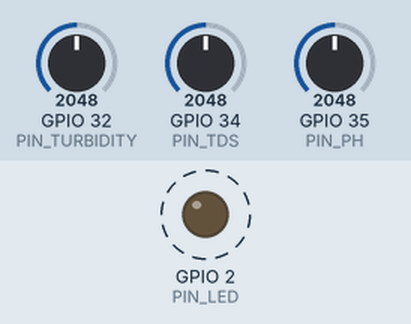
Simulated run of this sketch. Board: ESP32. On the bench: output pins drawn as LEDs (lit = HIGH). Dashed ring = blinking. The inputs (shaded band) are chosen by the test bench; at power-on: GPIO 32 (PIN_TURBIDITY) = 2048, GPIO 34 (PIN_TDS) = 2048, GPIO 35 (PIN_PH) = 2048 (analog values on the 0–4095 scale). WiFi joins after 1.5 s; servers stay silent unless stated; uploads are accepted with an empty reply; what the sketch prints to the serial monitor is not drawn.

Above: at 3.4 s.
Timing chart, 0 to 8.0 s (numbered marks = the images above):
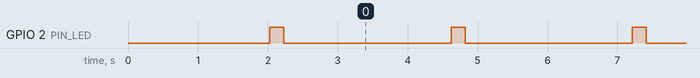

Measured:
- by itself, GPIO 2 (PIN_LED): alternates HIGH for 0.20 s and LOW for 2.4 s

The sketch:

sketch.ino
```cpp
/*
 * AquaSense AI - ESP32 Water Quality Sensor Node
 * Atomberg atomQUEST 2026 - Track 2: Water Purifier Hackathon
 *
 * Hardware & Pin Mapping:
 * - ESP32 DevKit V1
 * - TDS Potentiometer:       GPIO 34 (ADC1_CH6) -> 0 - 1000 ppm
 * - pH Potentiometer:        GPIO 35 (ADC1_CH7) -> 0.0 - 14.0 pH
 * - Turbidity Potentiometer: GPIO 32 (ADC1_CH4) -> 0.0 - 100.0 (Simulated Scale)
 * - Status LED:              GPIO 2  (Blinks during HTTP transmission)
 *
 * Networking:
 * - Wokwi-GUEST WiFi (automatic NAT in Wokwi simulator)
 * - Sends HTTP POST JSON payload to: http://<SERVER_HOST>:8000/api/sensor-data
 */

#include <WiFi.h>
#include <HTTPClient.h>

// ======================== CONFIGURATION ========================
// In Wokwi simulator, use "Wokwi-GUEST" with empty password
const char* ssid = "Wokwi-GUEST";
const char* password = "";

// Backend Server URL:
// - If using Wokwi IoT Gateway / local tunnel (ngrok / localtunnel):
//   Set this to your public tunnel URL, e.g. "https://xxxx.ngrok-free.app/api/sensor-data"
// - If running ESP32 on same local network as backend:
//   Set this to your machine's LAN IP, e.g. "http://192.168.1.50:8000/api/sensor-data"
// - Default local host address:
const char* serverUrl = "http://console-cognitive-hyphen.ngrok-free.dev/api/sensor-data";
// Pin Definitions
const int PIN_TDS = 34;
const int PIN_PH = 35;
const int PIN_TURBIDITY = 32;
const int PIN_LED = 2;

// Transmission Timers
unsigned long lastSendTime = 0;
const unsigned long sendInterval = 2500; // Send heartbeat every 2.5 seconds
const float changeThresholdPct = 2.0;    // Or send immediately if changed > 2%

// Previous readings for change detection
float prevTDS = -1.0;
float prevPH = -1.0;
float prevTurbidity = -1.0;

// ======================== HELPER FUNCTIONS ========================
float readSmoothAnalog(int pin, int samples = 10) {
  long sum = 0;
  for (int i = 0; i < samples; i++) {
    sum += analogRead(pin);
    delayMicroseconds(200);
  }
  return (float)sum / (float)samples;
}

void setup() {
  Serial.begin(115200);
  delay(500);

  pinMode(PIN_TDS, INPUT);
  pinMode(PIN_PH, INPUT);
  pinMode(PIN_TURBIDITY, INPUT);
  pinMode(PIN_LED, OUTPUT);
  digitalWrite(PIN_LED, LOW);

  Serial.println("\n==========================================");
  Serial.println("  AquaSense AI - ESP32 Sensor Transmitter ");
  Serial.println("  Atomberg atomQUEST 2026 Purifier Monitor");
  Serial.println("==========================================");

  // Set ADC attenuation for full 0 - 3.3V range (12-bit: 0 - 4095)
  analogReadResolution(12);
  analogSetAttenuation(ADC_11db);

  // Connect to WiFi
  Serial.print("Connecting to WiFi: ");
  Serial.println(ssid);
  WiFi.begin(ssid, password);

  int attempts = 0;
  while (WiFi.status() != WL_CONNECTED && attempts < 20) {
    delay(500);
    Serial.print(".");
    attempts++;
  }

  if (WiFi.status() == WL_CONNECTED) {
    Serial.println("\n[WiFi] Connected successfully!");
    Serial.print("[WiFi] IP Address: ");
    Serial.println(WiFi.localIP());
  } else {
    Serial.println("\n[WiFi] Note: WiFi pending. Will continue reading sensors locally.");
  }
}

void loop() {
  // Read analog inputs
  float rawTDS = readSmoothAnalog(PIN_TDS);
  float rawPH = readSmoothAnalog(PIN_PH);
  float rawTurb = readSmoothAnalog(PIN_TURBIDITY);

  // Convert raw 12-bit ADC (0 - 4095) to physical & simulated parameters:
  // 1. TDS: 0 - 1000 ppm
  float tds = (rawTDS / 4095.0) * 1000.0;
  tds = round(tds * 10.0) / 10.0;

  // 2. pH: 0.0 - 14.0 pH
  float ph = (rawPH / 4095.0) * 14.0;
  ph = round(ph * 100.0) / 100.0;

  // 3. Turbidity: 0.0 - 100.0 (Simulated scale based on Wokwi potentiometer)
  // IMPORTANT: Illustrative conversion formula for hackathon simulation, not calibrated NTU
  float turbidity = (rawTurb / 4095.0) * 100.0;
  turbidity = round(turbidity * 10.0) / 10.0;

  // Check if value changed significantly
  bool valueChanged = false;
  if (prevTDS < 0 || abs(tds - prevTDS) > 10.0 || abs(ph - prevPH) > 0.25 || abs(turbidity - prevTurbidity) > 2.0) {
    valueChanged = true;
  }

  unsigned long currentMillis = millis();

  // Send if interval passed OR if user adjusted potentiometer
  if (valueChanged || (currentMillis - lastSendTime >= sendInterval)) {
    lastSendTime = currentMillis;
    prevTDS = tds;
    prevPH = ph;
    prevTurbidity = turbidity;

    // Format JSON payload
    char jsonBuffer[200];
    snprintf(
      jsonBuffer,
      sizeof(jsonBuffer),
      "{\"tds\":%.1f,\"ph\":%.2f,\"turbidity\":%.1f,\"device_id\":\"AquaSense-ESP32\"}",
      tds, ph, turbidity
    );

    // Print to Serial Monitor
    Serial.print("[Sensor JSON]: ");
    Serial.println(jsonBuffer);

    // Send HTTP POST to Backend if WiFi is connected
    if (WiFi.status() == WL_CONNECTED) {
      digitalWrite(PIN_LED, HIGH); // Blink LED
      HTTPClient http;
      http.begin(serverUrl);
      http.addHeader("Content-Type", "application/json");
      http.setTimeout(2500);

      int httpResponseCode = http.POST(jsonBuffer);

      if (httpResponseCode > 0) {
        Serial.print("[HTTP] Success (Status ");
        Serial.print(httpResponseCode);
        Serial.println(")");
      } else {
        Serial.print("[HTTP] POST failed, error: ");
        Serial.println(http.errorToString(httpResponseCode).c_str());
        Serial.println("[HTTP Tip] Ensure backend is running and reachable at serverUrl.");
      }
      http.end();
      digitalWrite(PIN_LED, LOW);
    }
  }

  delay(150);
}
```
